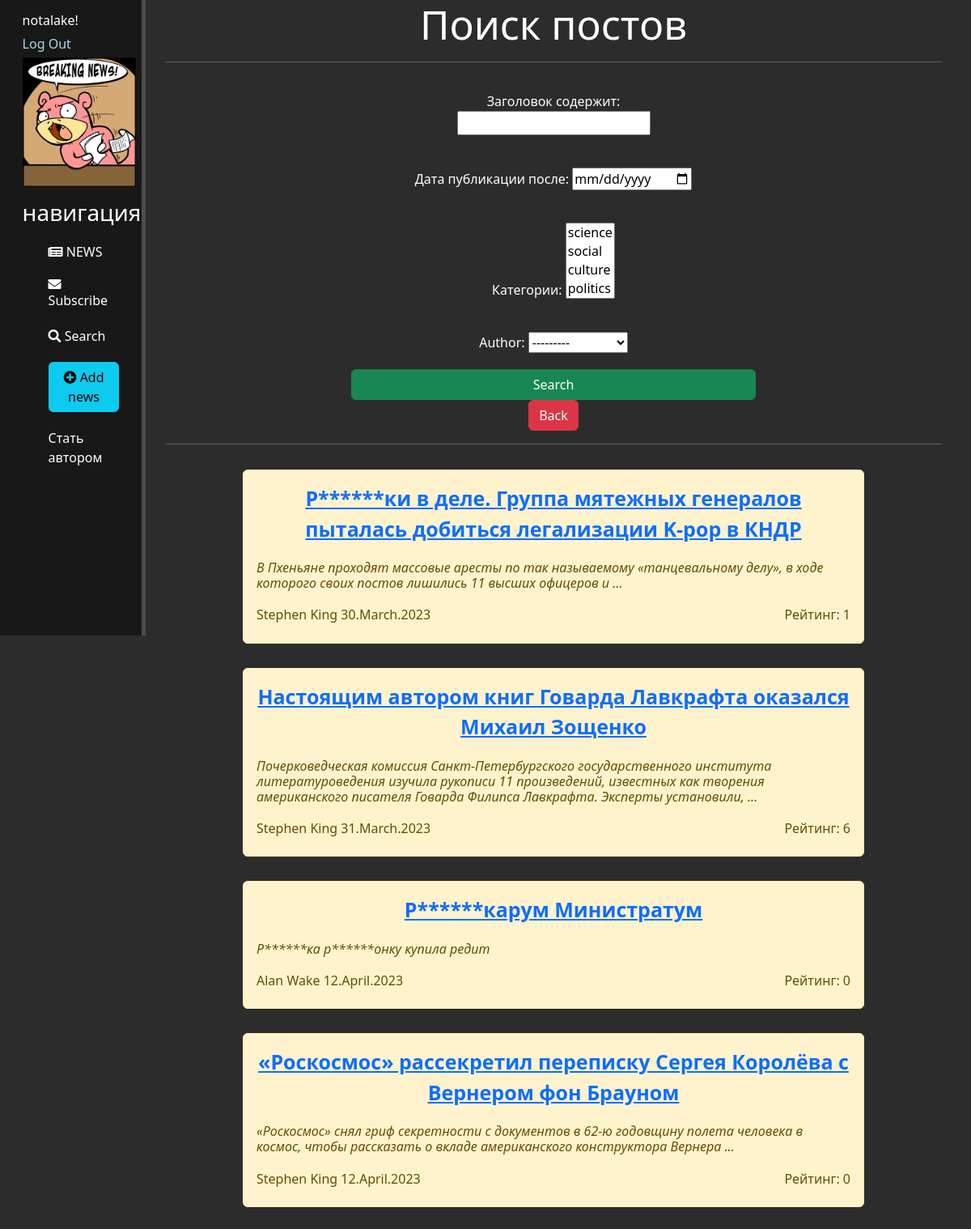
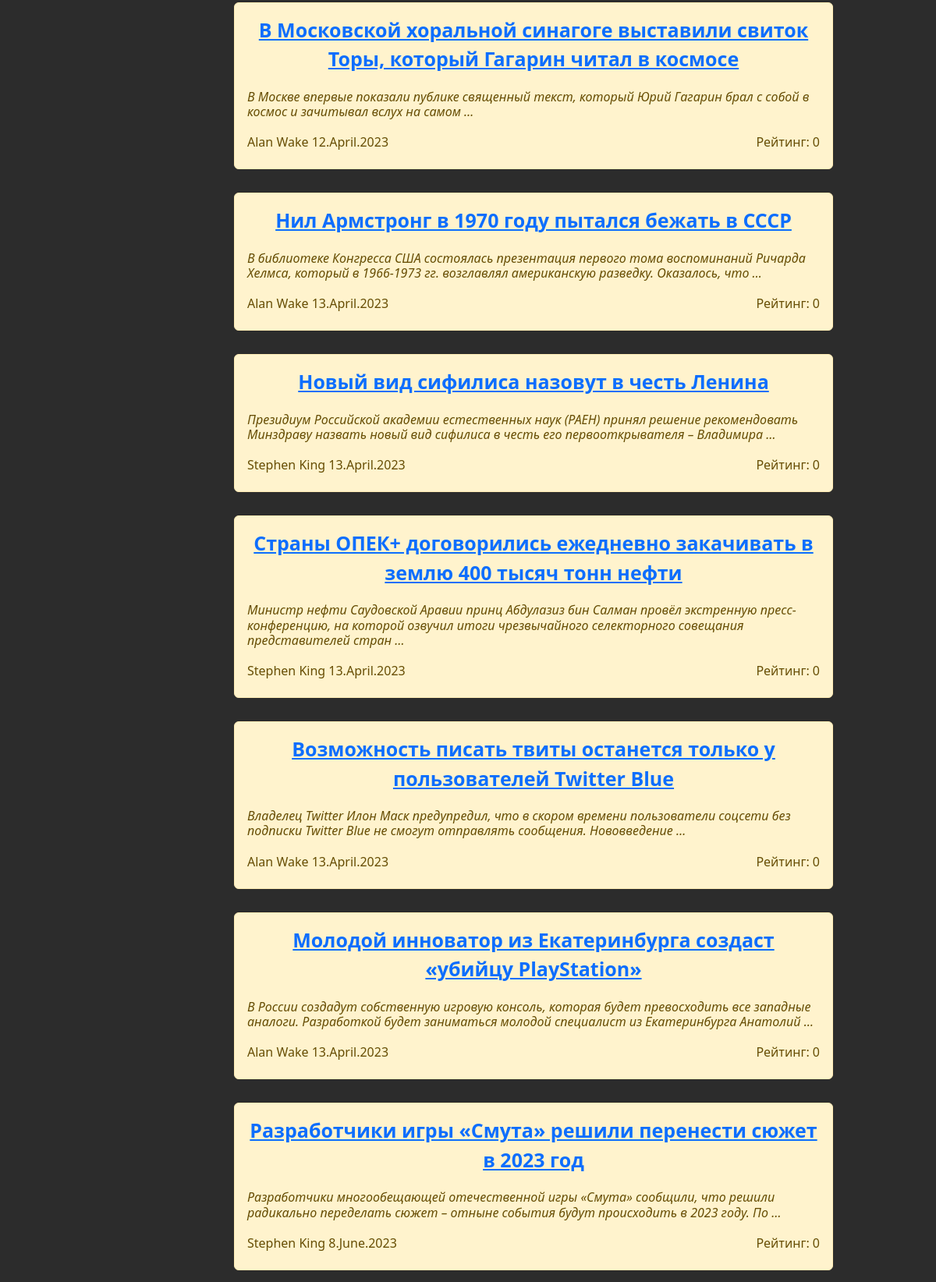
/posts/search/ (signed in), run on the app's committed database (2 pictures, top to bottom).
### news/models.py (models this page shows, shortened)
class Post(models.Model):
    ar = 'Article'
    nw = 'News'
    post_types = [
        (ar, 'Article'),
        (nw, 'News')
    ]
    post_type = models.CharField(max_length=7, choices=post_types, default=nw)
    t_creation = models.DateTimeField(auto_now_add=True)
    title = models.CharField(max_length=255)
    content = models.TextField()
    rating = models.IntegerField(default=0, db_column='rating')
    author = models.ForeignKey('Author', on_delete=models.CASCADE, related_name='post')
    category = models.ManyToManyField('Category', blank=True, through='PostCategory', verbose_name='Категории')  # Связь многие к многим

class Author(models.Model):
    full_name = models.CharField(max_length=100)
    rating = models.IntegerField(default=0) # значение вычисляется в update_rating
    user = models.ForeignKey('auth.User', on_delete=models.CASCADE) # связь с методом User один к одному
    def update_rating(self):
        r_comments_by_author = Comment.objects.filter(user_id=self.user.id).aggregate(models.Sum('rating'))['rating__sum'] # new variant
        r_posts = Post.objects.filter(author_id=self).aggregate(models.Sum('rating')) #суммарный рейтинг за посты
        post_ids = Post.objects.filter(author_id=self).values_list('id', flat=True) #(flat=True) чтобы получить одним списком id всех постов этого автора
        r_comments_to_author_posts = Comment.objects.filter(post_id__in=post_ids).aggregate(models.Sum('rating'))['rating__sum']
        print(r_posts, r_posts['rating__sum'], r_comments_by_author, r_comments_to_author_posts)
        self.rating = (int(r_posts['rating__sum']) * 3) + int(r_comments_by_author) + int(r_comments_to_author_posts)
        print(self.rating)
        self.save()
    def __str__(self):
        return self.full_name

### news/views.py (the view)
# urls.py: path('search/', PostSearch.as_view(), name='search'),
class PostSearch(ListView):
    model = Post
    template_name = 'search.html'
    context_object_name = 'posts'
    success_url = reverse_lazy('posts_list')
    def get_queryset(self):
        queryset = super().get_queryset()  # Получаем обычный запрос
        self.filterset = PostFilter(self.request.GET, queryset)
        return self.filterset.qs
    def get_context_data(self, **kwargs):
        context = super().get_context_data(**kwargs)
        context['filterset'] = self.filterset
        return context

### news/models.py (called while the page is built)
    def __str__(self):
        return self.category_name

### news/templatetags/custom_filters.py (called while the page is built)
@register.filter()  # фильтр для цензуры
def censor(value):
   for word in bad_words:
      if word.lower() in value.lower():
         value = value.replace(word[1:-2], '*' * (len(word)-1))
   return value

@register.filter(name='has_group') # фильтр проверяющий к какой группе относится юзер
def has_group(user, group_name):
    return user.groups.filter(name=group_name).exists()

### templates/search.html (shortened to what this page needs)
{% extends 'flatpages/layout.html' %}
{% load custom_filters %}
{% block content %}
<div class="features">
       <h1>Поиск постов</h1>
      <hr>
    <div style="display: flex; justify-content: center;">
        <form action="" method="get" style="display: flex; flex-direction: column; margin: 0 auto;">
            {{ filterset.form.as_p }}
        <input type="submit" class="btn btn-success" value="Search" />
        </form>
    </div>
        <a href="../#"><button class="btn btn-danger">Back</button></a>
      <hr>
       {% if posts %}
           {% for post in posts %}
            <div class="alert alert-warning">
               <a href="{% url 'post_full' pk=post.pk %}">{{post.title|censor}}</a>
               <h6 style="text-align: left; font-style: italic;">{{post.content|truncatewords:20|censor}}</h6>
                <div style="display: flex; justify-content: space-between; align-items: center;">
                   <h6>{{post.author}} {{post.t_creation|date:"j.F.Y" }}</h6>
                    <h6>Рейтинг: {{post.rating}}</h6>
                </div>
            </div>
           {% endfor %}
       {% else %}
           <h2>Ничего не найдено</h2>
       {% endif %}
</div>
{% endblock content %}

### templates/flatpages/layout.html (shortened to what this page needs)
{% load static %}
{% load custom_filters %}
<html lang="en" xmlns="http://www.w3.org/1999/html">
<head>
    <link rel="stylesheet" href="https://cdn.jsdelivr.net/npm/bootstrap@5.2.3/dist/css/bootstrap.min.css">
    <link rel="stylesheet" href="{% static '/css/main.css' %}">
    <link rel="stylesheet" href="https://use.fontawesome.com/releases/v5.8.2/css/all.css">
</head>
<body>
    <aside>
        <div class="header">
            {% if user.is_authenticated %}
            <span>{{ user.username }}!&nbsp&nbsp</span>
            <a href="{% url 'logout' %}">Log Out</a>
            {% endif %}
        </div>
        <img src="{% static 'assets/logo.png' %}" alt="Иллюстрация">
        <h3>навигация</h3>
            <ul>
                <li><a href="{% url 'home' %}"><i class="fas fa-newspaper"></i> NEWS</a></li>
                <li><a href="{% url 'subscribe' %}"><i class="fas fa-envelope"></i> Subscribe</a></li>
                <li><a href="{% url 'search' %}"><i class="fa fa-search"></i> Search</a></li>
                {% if user.is_authenticated %}
                <li><a href="{% url 'create' %}"><button class="btn btn-info"><i class="fas fa-plus-circle"></i> Add news </button></a></li>
                    {% if not request.user|has_group:"authors"  %}
                         <li><a href="upgrade/">Стать автором</a></li>
                    {% endif %}
                    {% else %}
                    <li><a href="{% url 'login' %}"><button class="btn btn-info"> Log in </button></a></li>
                {% endif %}
            </ul>
    </aside>
    <main>
      {% block content %}
      {% endblock %}
    </main>
</body>
</html>

### static/css/main.css (style rules this page uses)
body { background: #2c2c2c; }
aside { position: fixed; margin-top: -15px; float: left; background: #181818; width: 15%; padding: 2.3%; height: 100vh; color: white; border-right: 5px solid #4d4d4d; }
aside img { width: 140px; float: center; margin-top: 5px; }
aside div a { color: #ADD8E6; margin-top: 5px; }
aside h3 { margin-top: 15px; }
aside ul { list-style: none !important; }
aside a { display: block; text-decoration: none; color: white; margin-top: 20px; transition: all .7s ease; }
.features { ; float: right; margin-left: 17%; color: white; text-align: center; width: 80%; float: left; }
.features h1 { font-size: 50px; }
.features p { max-width: 400px; margin: 20px auto; }
.features a { font-size: 25px; font-weight: bold; }
.alert-warning { float: left; clear: both; width: 80%; margin: 15px 10%; text-align: center; }
form { margin-left: 32%; width: 500px; margin-top: 50px; color: white; }

### data on the page
Post: title|censor "Р******ки в деле. Группа мятежных генералов пыталась добиться легализации K-pop в КНДР", content|censor "В Пхеньяне проходят массовые аресты по так называемому «танцевальному делу», в ходе которого своих постов лишились 11 высших офицеров и …", author "Stephen King", t_creation "30.March.2023", rating "1"
Post: title|censor "Настоящим автором книг Говарда Лавкрафта оказался Михаил Зощенко", content|censor "Почерковедческая комиссия Санкт-Петербургского государственного института литературоведения изучила рукописи 11 произведений, известных как творения американского писателя Говарда Филипса Лавкрафта. Эксперты установили, …", author "Stephen King", t_creation "31.March.2023", rating "6"
Post: title|censor "Р******карум Министратум", content|censor "Р******ка р******онку купила редит", author "Alan Wake", t_creation "12.April.2023", rating "0"
Post: title|censor "«Роскосмос» рассекретил переписку Сергея Королёва с Вернером фон Брауном", content|censor "«Роскосмос» снял гриф секретности с документов в 62-ю годовщину полета человека в космос, чтобы рассказать о вкладе американского конструктора Вернера …", author "Stephen King", t_creation "12.April.2023", rating "0"
Post: title|censor "В Московской хоральной синагоге выставили свиток Торы, который Гагарин читал в космосе", content|censor "В Москве впервые показали публике священный текст, который Юрий Гагарин брал с собой в космос и зачитывал вслух на самом …", author "Alan Wake", t_creation "12.April.2023", rating "0"
Post: title|censor "Нил Армстронг в 1970 году пытался бежать в СССР", content|censor "В библиотеке Конгресса США состоялась презентация первого тома воспоминаний Ричарда Хелмса, который в 1966-1973 гг. возглавлял американскую разведку. Оказалось, что …", author "Alan Wake", t_creation "13.April.2023", rating "0"
Post: title|censor "Новый вид сифилиса назовут в честь Ленина", content|censor "Президиум Российской академии естественных наук (РАЕН) принял решение рекомендовать Минздраву назвать новый вид сифилиса в честь его первооткрывателя – Владимира …", author "Stephen King", t_creation "13.April.2023", rating "0"
Post: title|censor "Страны ОПЕК+ договорились ежедневно закачивать в землю 400 тысяч тонн нефти", content|censor "Министр нефти Саудовской Аравии принц Абдулазиз бин Салман провёл экстренную пресс-конференцию, на которой озвучил итоги чрезвычайного селекторного совещания представителей стран …", author "Stephen King", t_creation "13.April.2023", rating "0"
Post: title|censor "Возможность писать твиты останется только у пользователей Twitter Blue", content|censor "Владелец Twitter Илон Маск предупредил, что в скором времени пользователи соцсети без подписки Twitter Blue не смогут отправлять сообщения. Нововведение …", author "Alan Wake", t_creation "13.April.2023", rating "0"
Post: title|censor "Молодой инноватор из Екатеринбурга создаст «убийцу PlayStation»", content|censor "В России создадут собственную игровую консоль, которая будет превосходить все западные аналоги. Разработкой будет заниматься молодой специалист из Екатеринбурга Анатолий …", author "Alan Wake", t_creation "13.April.2023", rating "0"
Post: title|censor "Разработчики игры «Смута» решили перенести сюжет в 2023 год", content|censor "Разработчики многообещающей отечественной игры «Смута» сообщили, что решили радикально переделать сюжет – отныне события будут происходить в 2023 году. По …", author "Stephen King", t_creation "8.June.2023", rating "0"

### other printed values
{{ user.username }} "notalake"
